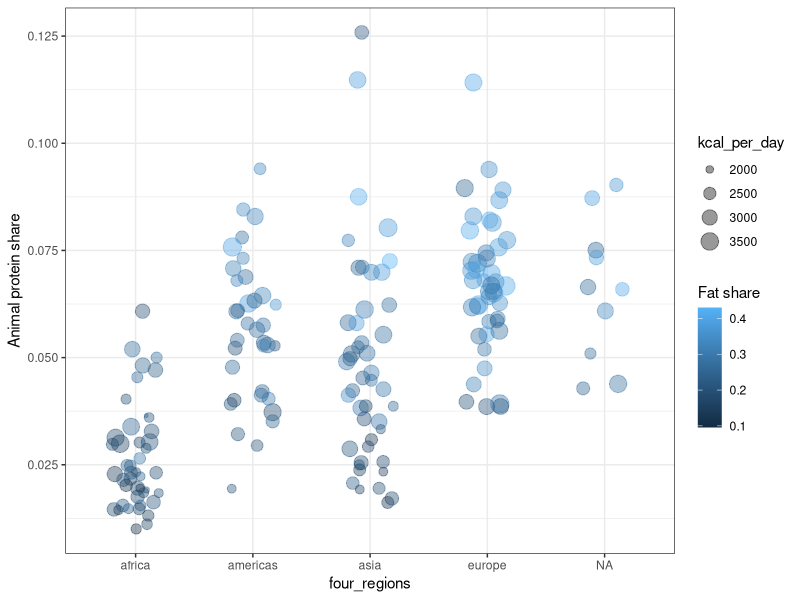
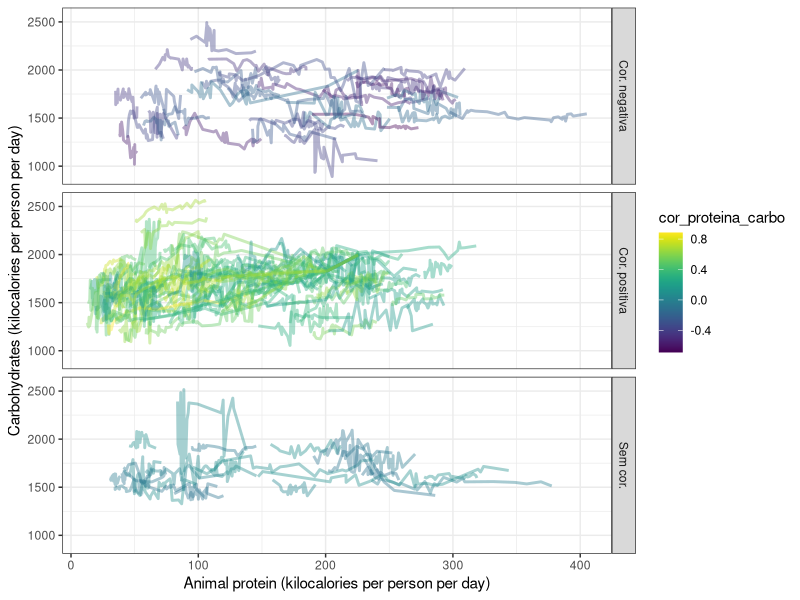

Generate these figures, in order, with R:
## ---- chunk 1
library(tidyverse)
library(here)
library(viridis)
theme_set(theme_bw())
## ---- chunk 2
diets = read_csv(here("data/diet_components-wide.csv"), 
                 col_types = cols(
                     .default = col_character(),
                     year = col_integer(),
                     `Animal protein (kilocalories per person per day)` = col_double(),
                     `Plant protein (kilocalories per person per day)` = col_double(),
                     `Fat (kilocalories per person per day)` = col_double(),
                     `Carbohydrates (kilocalories per person per day)` = col_double(),
                     kcal_per_day = col_integer(),
                     `Animal protein share` = col_double(),
                     `Plant share` = col_double(),
                     `Fat share` = col_double(),
                     `Carbo share` = col_double(),
                     Latitude = col_double(),
                     Longitude = col_double()
                 ))
## ---- chunk 3
diets %>% 
    group_by(country) %>% 
    filter(year == max(year)) %>% 
    ggplot(aes(x = four_regions, 
               y = `Animal protein share`, 
               size = kcal_per_day,
               color = `Fat share`)) + 
    geom_jitter(alpha = .4, width = .2)
## ---- chunk 4
diets %>% 
    group_by(country) %>% 
    filter(n() > 5) %>% 
    mutate(cor_proteina_carbo = cor(`Animal protein (kilocalories per person per day)`, 
                                    `Carbohydrates (kilocalories per person per day)`, 
                                    method = "kendall"), 
           descricao_cor = case_when(
               cor_proteina_carbo >= 0.1 ~ "Cor. positiva", 
               cor_proteina_carbo <= -0.1 ~ "Cor. negativa", 
               TRUE ~ "Sem cor.")
    ) %>%
    ggplot(aes(x = `Animal protein (kilocalories per person per day)`, 
               y = `Carbohydrates (kilocalories per person per day)`, 
               group = country,
               color = cor_proteina_carbo)) + 
    geom_line(size = 1, alpha = .4)  + 
    scale_color_viridis()+ 
    facet_grid(descricao_cor ~ .)
